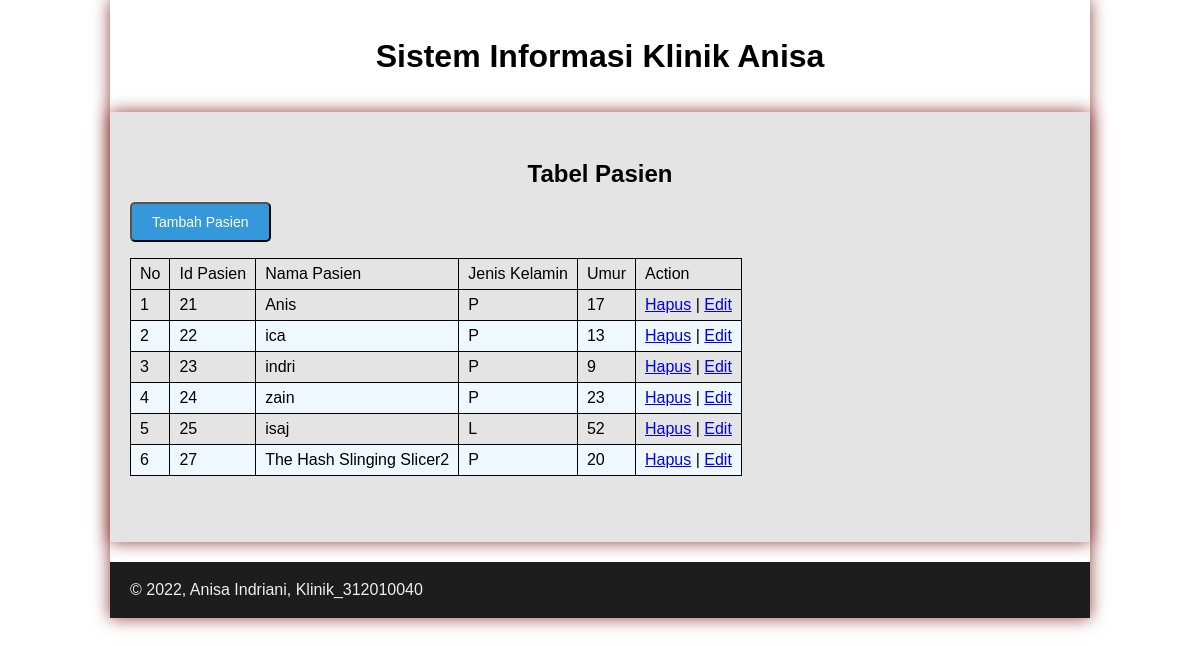
Screenshot of /pasien/pasien.php (signed in) with the database file from the repository.
### tables this page shows
CREATE TABLE `pasien` (
  `id_pasien` int NOT NULL,
  `nama_pasien` varchar(40) DEFAULT NULL,
  `jenis_kelamin` enum('L','P') DEFAULT NULL,
  `umur` int DEFAULT NULL
);

### pasien/pasien.php (the view)
<?php require('../main/header.php'); ?>
<div id="container">
	<div id="hero">
		<h2 align="center">Tabel Pasien</h2>
		<br>
		<button onclick="location.href='pasien_tambah.php'" style="background-color:#3498db; cursor:pointer;"> Tambah Pasien</button>
		<table class="table" style="margin-top:1rem; margin-bottom:1rem;">
			<thead>
				<tr>
					<td>No</td>
					<td>Id Pasien</td>
					<td>Nama Pasien</td>
					<td>Jenis Kelamin</td>
					<td>Umur</td>
					<td>Action</td>
				</tr>
			</thead>
			<?php
				$no = 1;
				$query = mysqli_query($con, 'SELECT * FROM pasien');
				while ($data = mysqli_fetch_array($query)) {
			?>
			<tr>
				<td><?php echo $no++ ?></td>
				<td><?php echo $data['id_pasien'] ?></td>
				<td><?php echo $data['nama_pasien'] ?></td>
				<td><?php echo $data['jenis_kelamin'] ?></td>
				<td><?php echo $data['umur'] ?></td>
				<td><a href="pasien_hapus.php?id=<?= $data['id_pasien'];?>" onclick="return confirm('Yakin data <?= $data['nama_pasien'];?> akan dihapus ?')">Hapus</a> | <a href="pasien_ubah.php?id=<?= $data['id_pasien'];?>">Edit</a></td>
			</tr>
			<?php } ?>
		</table>
	</div>
</div>
<?php require('../main/footer.php'); ?>

### style.css (style rules this page uses)
* { margin: 0; padding: 0; }
body { line-height:1; font-size:100%; font-family:'Open Sans', sans-serif; color:#000000; }
#container { width: 980px; margin: 0 auto; box-shadow: 0 0 1em #913e3e; }
body { font-family: sans-serif; }
table { border-collapse: collapse; }
th, td { border: 1px solid rgb(0, 0, 0); font-size: 16px; padding: 7px 9px; }
table tr:nth-child(even) { background:#F0F8FF; }
#hero { background-color: #e4e4e5; padding: 50px 20px; margin-bottom: 20px; }
button { font-size: 14px; background-color: #3f3f3f; color: white; border-radius: 5px; padding: 10px 20px; margin-top: 8x; }

### rows the page displays
pasien: id_pasien "21", nama_pasien "Anis", jenis_kelamin "P", umur "17"
pasien: id_pasien "22", nama_pasien "ica", jenis_kelamin "P", umur "13"
pasien: id_pasien "23", nama_pasien "indri", jenis_kelamin "P", umur "9"
pasien: id_pasien "24", nama_pasien "zain", jenis_kelamin "P", umur "23"
pasien: id_pasien "25", nama_pasien "isaj", jenis_kelamin "L", umur "52"
pasien: id_pasien "27", nama_pasien "The Hash Slinging Slicer2", jenis_kelamin "P", umur "20"
